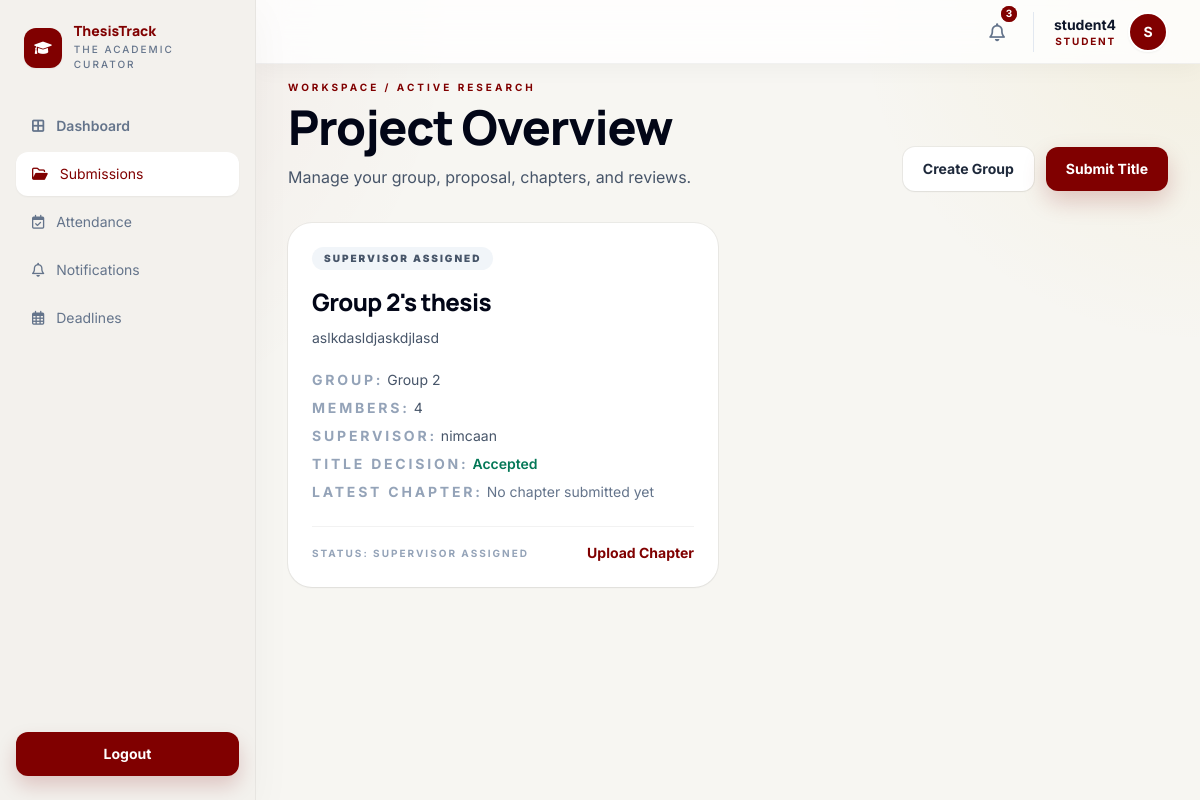
The app's page /projects/ (signed in) with its own data.
### accounts/models.py (models this page shows, shortened)
class User(AbstractUser):
	STUDENT = 'STUDENT'
	SUPERVISOR = 'SUPERVISOR'
	ADMIN = 'ADMIN'
	ROLE_CHOICES = [
		(STUDENT, 'Student'),
		(SUPERVISOR, 'Supervisor'),
		(ADMIN, 'Admin'),
	]
	role = models.CharField(max_length=20, choices=ROLE_CHOICES, default=STUDENT)

### projects/models.py (models this page shows, shortened)
class Project(models.Model):
	PENDING_TITLE = 'PENDING_TITLE'
	TITLE_APPROVED = 'TITLE_APPROVED'
	TITLE_REJECTED = 'TITLE_REJECTED'
	SUPERVISOR_ASSIGNED = 'SUPERVISOR_ASSIGNED'
	IN_PROGRESS = 'IN_PROGRESS'
	UNDER_REVIEW = 'UNDER_REVIEW'
	COMPLETED = 'COMPLETED'
	STATUS_CHOICES = [
		(PENDING_TITLE, 'Pending Title'),
		(TITLE_APPROVED, 'Title Approved'),
		(TITLE_REJECTED, 'Title Rejected'),
		(SUPERVISOR_ASSIGNED, 'Supervisor Assigned'),
		(IN_PROGRESS, 'In Progress'),
		(UNDER_REVIEW, 'Under Review'),
		(COMPLETED, 'Completed'),
	]
	group = models.OneToOneField(
		Group,
		on_delete=models.CASCADE,
		related_name='project',
		null=True,
		blank=True,
	)
	title = models.CharField(max_length=255)
	abstract = models.TextField(blank=True)
	status = models.CharField(max_length=25, choices=STATUS_CHOICES, default=PENDING_TITLE)
	supervisor = models.ForeignKey(
		settings.AUTH_USER_MODEL,
		on_delete=models.SET_NULL,
		null=True,
		blank=True,
		related_name='supervised_projects',
	)
	title_approved = models.BooleanField(default=False)
	created_at = models.DateTimeField(auto_now_add=True)
	updated_at = models.DateTimeField(auto_now=True)

class Group(models.Model):
	name = models.CharField(max_length=150, unique=True)
	members = models.ManyToManyField(settings.AUTH_USER_MODEL, related_name='project_groups')
	created_at = models.DateTimeField(auto_now_add=True)
	def member_count(self):
		if hasattr(self, '_members_for_validation_cache'):
			return len(getattr(self, '_members_for_validation_cache'))
		if not self.pk:
			return 0
		return self.members.count()

### projects/views.py (the view)
# urls.py: path('', views.project_list, name='project-list'),
@role_required(User.STUDENT, User.SUPERVISOR, User.ADMIN)
def project_list(request):
	projects = _project_visible_to_user(request.user).order_by('-created_at')
	return render(request, 'projects/project_list.html', {'projects': projects})

### core/context_processors.py (called while the page is built)
def unread_notifications_count(request):
    if not request.user.is_authenticated:
        return {'unread_notifications_count': 0}
    count = Notification.objects.filter(user=request.user, is_read=False).count()
    return {'unread_notifications_count': count}

def recent_notifications(request):
    if not request.user.is_authenticated:
        return {'recent_notifications': []}
    notifications = Notification.objects.filter(user=request.user).order_by('-created_at')[:5]
    return {'recent_notifications': notifications}

### projects/views.py (called while the page is built, shortened)
def _project_visible_to_user(user):
	if user.role == User.STUDENT:
		return Project.objects.filter(group__members=user).select_related('group', 'supervisor').prefetch_related('submissions__chapter')

### projects/templates/projects/project_list.html (shortened to what this page needs)
{% extends 'core/base.html' %}
{% block content %}
<div class="mx-auto max-w-7xl space-y-8">
    <section class="flex flex-col gap-5 lg:flex-row lg:items-end lg:justify-between">
        <div>
            <p class="mb-2 text-[10px] font-bold uppercase tracking-[0.3em] text-[#800000]">Workspace / Active Research</p>
            <h1 class="text-5xl font-black tracking-tight text-slate-950">Project Overview</h1>
            <p class="mt-3 max-w-2xl text-base leading-7 text-slate-600">Manage your group, proposal, chapters, and reviews.</p>
        </div>
        <div class="flex flex-wrap gap-3">
            {% if user.role == 'STUDENT' %}
                <a href="{% url 'projects:create-group' %}" class="rounded-xl bg-white px-5 py-3 text-sm font-bold text-slate-800 shadow-sm ring-1 ring-black/5">Create Group</a>
                <a href="{% url 'projects:submit-project' %}" class="rounded-xl bg-[#800000] px-5 py-3 text-sm font-bold text-white shadow-[0_10px_24px_rgba(128,0,0,0.2)]">Submit Title</a>
            {% endif %}
        </div>
    </section>
    <section class="grid gap-5 md:grid-cols-2 xl:grid-cols-3">
        {% for project in projects %}
            {% include 'projects/_project_card.html' with project=project %}
        {% empty %}
            <div class="col-span-full rounded-3xl border border-dashed border-black/10 bg-white p-12 text-center text-slate-500 shadow-sm">
                No projects available. Create a group first, then submit your title proposal.
            </div>
        {% endfor %}
    </section>
</div>
{% endblock %}

### core/templates/core/base.html (shortened to what this page needs)
<!DOCTYPE html>
<html lang="en">
<head>
    <script src="https://cdn.tailwindcss.com?plugins=forms,container-queries"></script>
    <link rel="stylesheet" href="https://cdnjs.cloudflare.com/ajax/libs/font-awesome/6.0.0/css/all.min.css">
</head>
<body class="text-slate-900 antialiased">
    <div class="min-h-screen">
        {% if user.is_authenticated %}
            {% include 'core/_sidebar.html' %}
            <header class="fixed top-0 right-0 left-64 z-40 h-16 border-b border-black/5 bg-white/80 glass-nav shadow-[0_4px_24px_rgba(26,28,28,0.04)]">
                <div class="h-full px-8 flex items-center justify-between gap-6">
                    <div class="flex items-center gap-5">
                        <details class="relative group">
                            <summary class="relative flex cursor-pointer items-center justify-center rounded-full p-2 text-slate-500 transition-colors hover:bg-slate-100 hover:text-[#800000]">
                                <i class="fa-regular fa-bell text-lg"></i>
                                {% if unread_notifications_count > 0 %}
                                    <span class="absolute -top-1 -right-1 flex h-4 w-4">
                                        <span class="relative inline-flex h-4 w-4 items-center justify-center rounded-full bg-[#800000] text-[10px] font-bold text-white">
                                            {{ unread_notifications_count }}
                                        </span>
                                    </span>
                                {% endif %}
                            </summary>
                        </details>
                        <div class="flex items-center gap-3 border-l border-slate-200 pl-5">
                            <div class="text-right leading-tight">
                                <p class="text-sm font-bold text-slate-900">{{ user.get_full_name|default:user.username }}</p>
                                <p class="text-[10px] font-bold uppercase tracking-[0.18em] text-[#800000]">{{ user.role }}</p>
                            </div>
                            <div class="flex h-10 w-10 items-center justify-center rounded-full border-2 border-white bg-[#800000] text-sm font-bold text-white shadow-sm">
                                {{ user.username|first|upper }}
                            </div>
                        </div>
                    </div>
                </div>
            </header>
        {% endif %}
        <main class="{% if user.is_authenticated %}ml-64 min-h-screen pt-20 px-8 pb-8{% else %}min-h-screen{% endif %}">
            {% block content %}{% endblock %}
        </main>
    </div>
</body>
</html>

### projects/templates/projects/_project_card.html (shortened to what this page needs)
<article class="rounded-3xl bg-white p-6 shadow-sm ring-1 ring-black/5">
    <div class="flex items-start justify-between gap-3">
        <span class="rounded-full bg-slate-100 px-3 py-1 text-[10px] font-black uppercase tracking-[0.2em] text-slate-600">{{ project.get_status_display|default:project.status }}</span>
    </div>
    <h2 class="mt-4 text-2xl font-black tracking-tight text-slate-950">{{ project.title }}</h2>
    <p class="mt-2 text-sm leading-6 text-slate-600">{{ project.abstract }}</p>
    <div class="mt-5 space-y-2 text-sm text-slate-600">
        <p><span class="font-bold uppercase tracking-[0.2em] text-slate-400">Group:</span> {% if project.group %}{{ project.group.name }}{% else %}Not assigned{% endif %}</p>
        <p><span class="font-bold uppercase tracking-[0.2em] text-slate-400">Members:</span> {% if project.group %}{{ project.group.member_count }}{% else %}0{% endif %}</p>
        <p><span class="font-bold uppercase tracking-[0.2em] text-slate-400">Supervisor:</span> {% if project.supervisor %}{{ project.supervisor.username }}{% else %}Not assigned{% endif %}</p>
        <p>
            <span class="font-bold uppercase tracking-[0.2em] text-slate-400">Title Decision:</span>
            {% if project.title_approved %}
                <span class="font-semibold text-emerald-700">Accepted</span>
            {% elif project.status == 'TITLE_REJECTED' %}
                <span class="font-semibold text-rose-700">Rejected</span>
            {% else %}
                <span class="font-semibold text-amber-700">Pending</span>
            {% endif %}
        </p>
        {% with latest_submission=project.submissions.first %}
            <p>
                <span class="font-bold uppercase tracking-[0.2em] text-slate-400">Latest Chapter:</span>
                {% if latest_submission %}
                    {% if latest_submission.status == 'APPROVED' %}<span class="font-semibold text-emerald-700">Accepted</span>{% elif latest_submission.status == 'REJECTED' %}<span class="font-semibold text-rose-700">Rejected</span>{% else %}<span class="font-semibold text-amber-700">Pending Review</span>{% endif %}
                    <span class="text-slate-500">({{ latest_submission.chapter.name|default:'Chapter' }} v{{ latest_submission.version }})</span>
                {% else %}
                    <span class="text-slate-500">No chapter submitted yet</span>
                {% endif %}
            </p>
        {% endwith %}
    </div>
    <div class="mt-6 flex items-center justify-between border-t border-black/5 pt-4 text-sm font-bold">
        <span class="text-[10px] uppercase tracking-[0.2em] text-slate-400">Status: {{ project.get_status_display }}</span>
        <div class="flex items-center gap-4">
            {% if user.role == 'STUDENT' and project.title_approved and project.supervisor %}
                {% with latest_submission=project.submissions.first %}
                    <a href="{% url 'projects:submit-document' project.id %}" class="text-[#800000] hover:underline">
                        {% if latest_submission and latest_submission.status == 'REJECTED' %}Upload New Version{% else %}Upload Chapter{% endif %}
                    </a>
                {% endwith %}
            {% endif %}
        </div>
    </div>
</article>

### core/templates/core/base.html (style rules this page uses)
body { font-family: 'Inter', sans-serif; background: radial-gradient(circle at top left, rgba(128, 0, 0, 0.06), transparent 32%), radial-gradient(circle at top right, rgba(194, 153, 0, 0.08), transparent 24%), #f7f6f2; }
h1, h2, h3, h4, .font-headline { font-family: 'Manrope', sans-serif; }
.glass-nav { backdrop-filter: blur(16px); }
details > summary { list-style: none; }

### records on screen
User: get_full_name "student4", role "STUDENT", username|first "S"
Project: status "SUPERVISOR ASSIGNED", title "Group 2's thesis", abstract "aslkdasldjaskdjlasd", group.name "Group 2", group.member_count "4", supervisor.username "nimcaan", title_approved "Accepted"

### other values on screen
{{ unread_notifications_count }} "3"
